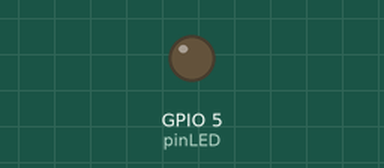
The sketch below on a simulated ESP8266 (NodeMCU). Parts: output pins drawn as LEDs (lit = HIGH). WiFi joins after 1.5 s; servers stay silent unless stated; not simulated (calls return 0 or success): credentials.h; what the sketch prints to the serial monitor is not drawn. At 8.5 s the program puts the board to deep sleep or switches it off; the recording ends there.

Above: at 0.1 s.
At 3.6 s:
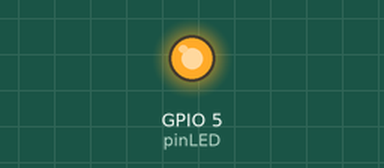
Timing chart, 0 to 5.1 s (numbered marks = the images above):
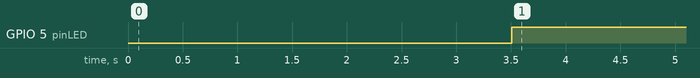

Measured:
- by itself, GPIO 5 (pinLED): LOW → HIGH at 3.5 s

The sketch:

WIFI_DeepSleep.ino
```cpp
#include <ESP8266WiFi.h>
#include "credentials.h"

//----------------  Fill in your credentails   ---------------------
const char ssid[] = WIFI_SSID_EV;
const char pass[] = WIFI_PASSWORD_EV;
//const char ssid[] = WIFI_SSID_IS;
//const char pass[] = WIFI_PASSWORD_IS;
//------------------------------------------------------------------

WiFiClient client;

int pinLED = 5;

void setup() {
  //Initialize serial and wait for port to open:
  Serial.begin(9600);

  Serial.println("Uyandim");
  delay(2000);

  pinMode(pinLED, OUTPUT);

  // Connect or reconnect to WiFi

  Serial.print("Attempting to connect to SSID: ");
  Serial.println(ssid);
  while (WiFi.status() != WL_CONNECTED) {
    WiFi.begin(ssid, pass);
    Serial.print(".");
    delay(500);
  }
  Serial.println("\nConnected");


  if (WiFi.status() == WL_CONNECTED) {
    digitalWrite(pinLED, HIGH);
  }

  delay(3000);

  Serial.println("Uykuya geciyorum");
  delay(2000);


  ESP.deepSleep(15e6);
  delay(20);
}

void loop() {
}
```
